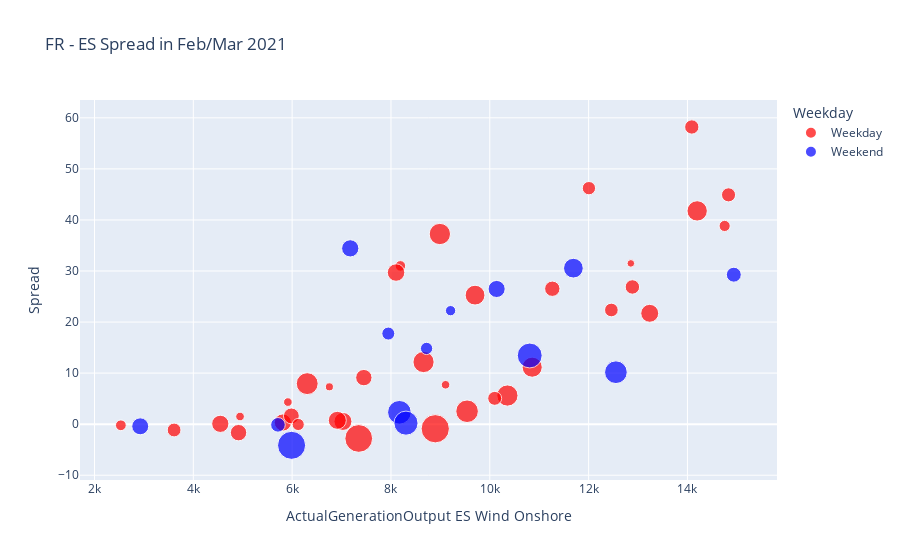

Here is the notebook cell this chart was saved with:
### Code cell
import plotly.express as px
fig = px.scatter(df_newd, x="ActualGenerationOutput ES Wind Onshore", y="Spread", color="Weekday",
                 color_discrete_sequence=["red", "blue"],
                 size='DE Wind tot',
                 title="FR - ES Spread in Feb/Mar 2021")

fig.show()

#fig.update_xaxes(title='German Wind Generation (MW)')

outdir = 'plots/'
outfile = 'Spread vs Wind_'+ip_1+'_'+ip_2+'.html'
plotly.offline.plot(fig, filename = os.path.join(outdir, outfile))

### Figure 1 — Plotly figure (JSON) as saved in the notebook; plotly's stock layout.template omitted (floating-point values rounded to 4 significant figures)
{"data": [{"hovertemplate": "Weekday=Weekday<br>ActualGenerationOutput ES Wind Onshore=%{x}<br>Spread=%{y}<br>DE Wind tot=%{marker.size}<extra></extra>", "legendgroup": "Weekday", "marker": {"color": "red", "size": [10530.0, 9915.0, 23840.0, 15740.0, 17160.0, 22030.0, 10860.0, 9410.0, 5901.0, 12500.0, 24140.0, 16250.0, 25420.0, 23800.0, 20900.0, 14200.0, 17250.0, 21510.0, 15690.0, 13290.0, 3872.0, 3977.0, 6141.0, 10140.0, 7817.0, 3419.0, 3968.0, 14290.0, 42480.0, 40930.0, 27020.0, 17090.0, 6622.0, 3082.0, 11070.0, 10330.0], "sizemode": "area", "sizeref": 106.2, "symbol": "circle"}, "mode": "markers", "name": "Weekday", "orientation": "v", "showlegend": true, "type": "scatter", "x": [14830.0, 12460.0, 10360.0, 4546.0, 7028.0, 14200.0, 14088, 12010.0, 8191.0, 11270.0, 8990.0, 8103.0, 6305.0, 8659.0, 9702.0, 7451.0, 6914.0, 10860.0, 5812.0, 5984.0, 9105.0, 4946.0, 2534, 3611.0, 6123.0, 6754.0, 5914.0, 4915.0, 8896.0, 7348.0, 9540.0, 13240.0, 14750.0, 12850.0, 12890.0, 10100.0], "xaxis": "x", "y": [44.92, 22.36, 5.605, 0.06333, 0.5308, 41.77, 58.21, 46.22, 31.0, 26.52, 37.24, 29.7, 7.936, 12.17, 25.27, 9.115, 0.7521, 11.16, 0.3238, 1.613, 7.714, 1.497, -0.22, -1.144, -0.06542, 7.31, 4.324, -1.666, -0.9, -2.802, 2.527, 21.71, 38.83, 31.49, 26.87, 5.054], "yaxis": "y"}, {"hovertemplate": "Weekday=Weekend<br>ActualGenerationOutput ES Wind Onshore=%{x}<br>Spread=%{y}<br>DE Wind tot=%{marker.size}<extra></extra>", "legendgroup": "Weekend", "marker": {"color": "blue", "size": [29690.0, 32940.0, 8946.0, 15770.0, 20660.0, 15510.0, 8008.0, 5606.0, 11360.0, 15270.0, 41790.0, 30860.0, 11860.0, 27340.0], "sizemode": "area", "sizeref": 106.2, "symbol": "circle"}, "mode": "markers", "name": "Weekend", "orientation": "v", "showlegend": true, "type": "scatter", "x": [8171.0, 10810.0, 7946.0, 7176.0, 11690.0, 10140.0, 8721.0, 9206.0, 5713.0, 2926.0, 5989.0, 8304.0, 14940.0, 12550.0], "xaxis": "x", "y": [2.326, 13.45, 17.74, 34.44, 30.56, 26.48, 14.83, 22.23, -0.1338, -0.4229, -4.145, 0.1979, 29.27, 10.17], "yaxis": "y"}], "layout": {"legend": {"itemsizing": "constant", "title": {"text": "Weekday"}, "tracegroupgap": 0}, "title": {"text": "FR - ES Spread in Feb/Mar 2021"}, "xaxis": {"anchor": "y", "domain": [0, 1], "title": {"text": "ActualGenerationOutput ES Wind Onshore"}}, "yaxis": {"anchor": "x", "domain": [0, 1], "title": {"text": "Spread"}}}}
